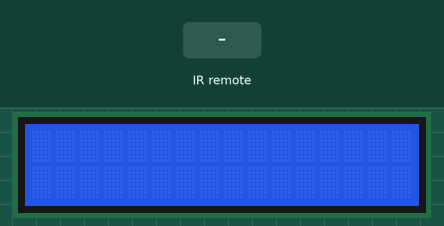
The sketch below on a simulated Arduino Uno, built with avr-gcc and run on an emulated ATmega328P. Parts: 16×2 character LCD. Inputs (shaded band) come from the test bench. What the sketch prints to the serial monitor is not drawn.

Above: at 1.2 s.
1.3 s: infrared code 0x12 received
At 2.5 s:
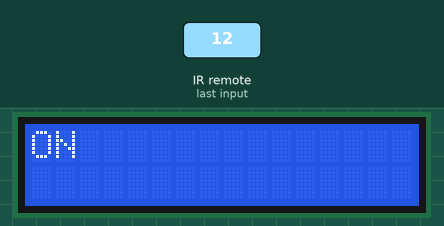
2.8 s: infrared code 0xA received
At 3.7 s:
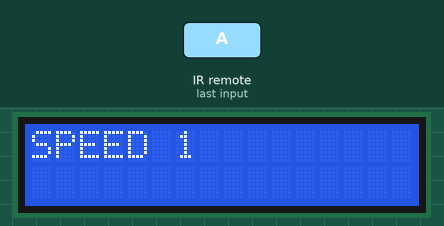
4.3 s: infrared code 0x5 received
At 4.9 s:
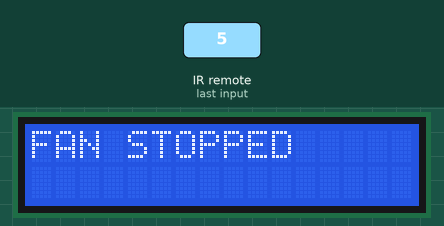
5.8 s: infrared code 0x12 received
At 7.0 s:
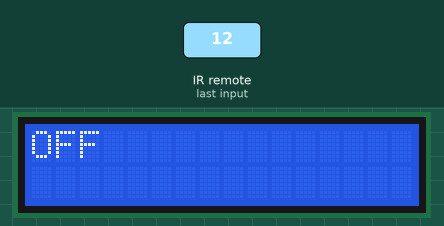
7.3 s: infrared code 0x6 received
At 8.4 s:
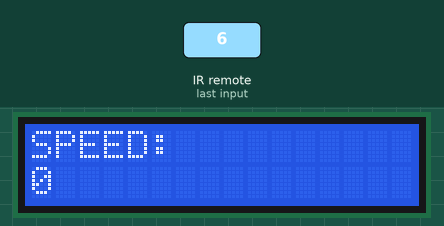
Timing chart, 0 to 9.8 s (numbered marks = the images above; inputs shaded):
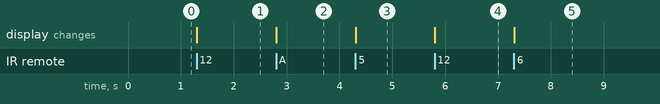

Measured:
- after the input at 1.3 s, the display: changes at once (image 1)
- after the input at 2.8 s, the display: changes at once (image 2)
- after the input at 4.3 s, the display: changes at once (image 3)
- after the input at 5.8 s, the display: changes at once (image 4)
- after the input at 7.3 s, the display: changes at once (image 5)

The sketch:

tsop_hex_finder.ino
```cpp
#include "IRremote.hpp"
#include <LiquidCrystal.h>
#include <time.h>
#define IR_RECEIVE_PIN 9
int onoff=1;
int vol=0;

const int rs = 12, en = 11, d4 = 4, d5 = 5, d6 = 6, d7 = 7;
LiquidCrystal lcd(rs, en, d4, d5, d6, d7);

void setup() {
  Serial.begin(9600);
  IrReceiver.begin(IR_RECEIVE_PIN, ENABLE_LED_FEEDBACK);
  lcd.begin(16, 2);
  time_t(100);
}

void loop() {

  if (IrReceiver.decode()) {
    uint16_t command = IrReceiver.decodedIRData.command;
    //Serial.println(command);
    switch (command) {
      case 18:
        if(onoff==1){
          Serial.println("ON");
          lcd.clear();
          lcd.setCursor(0, 0);
          lcd.print("ON");
          time_t(100);
          onoff=0;
        }
        else{
          Serial.println("OFF");
          lcd.clear();
          lcd.setCursor(0, 0);
          lcd.print("OFF");
          time_t(100);
          onoff=1;
        }
        break;
      case 10:
        Serial.println("SPEED 1");
        lcd.clear();
        lcd.setCursor(0, 0);
        lcd.print("SPEED 1");
        time_t(100);
        break;
      case 27:
        Serial.println("SPEED 2");
        lcd.clear();
        lcd.setCursor(0, 0);
        lcd.print("SPEED 2");
        time_t(100);
        break;
      case 31:
        Serial.println("SPEED 3");
        lcd.clear();
        lcd.setCursor(0, 0);
        lcd.print("SPEED 3");
        time_t(100);
        break;
      case 12:
        Serial.println("SPEED 4");
        lcd.clear();
        lcd.setCursor(0, 0);
        lcd.print("SPEED 4");
        time_t(100);
        break;
      case 13:
        Serial.println("SPEED 5");
        lcd.clear();
        lcd.setCursor(0, 0);
        lcd.print("SPEED 5");
        time_t(100);
        break;
      case 6:
        if(vol<5){
          Serial.println("VOL+");
          lcd.clear();
          lcd.setCursor(0, 0);
          lcd.print("SPEED: ");
          lcd.setCursor(0,7);
          lcd.print(vol);
          time_t(100);
          vol=vol+1;
         //Serial.println(vol);
        }
        else
        {
         Serial.println("FULL SPEED");
         lcd.clear();
         lcd.setCursor(0, 0);
         lcd.print("FULL SPEED");
         time_t(100);
        }
        break;
      case 5:
        if(vol>0){
          Serial.println("VOL-");
          lcd.clear();
          lcd.setCursor(0, 0);
          lcd.print("SPEED: ");
          lcd.setCursor(0,7);
          lcd.print(vol);
          time_t(100);
          vol=vol-1;
          //Serial.println(vol);
        }
       else
       {
         Serial.println("FAN STOPED");
         lcd.clear();
         lcd.setCursor(0, 0);
         lcd.print("FAN STOPPED");
         time_t(100);
        }
      break;
      default:
        Serial.println("UNDEFINED");
    }

    delay(100);
    IrReceiver.resume();
  }
}
```
